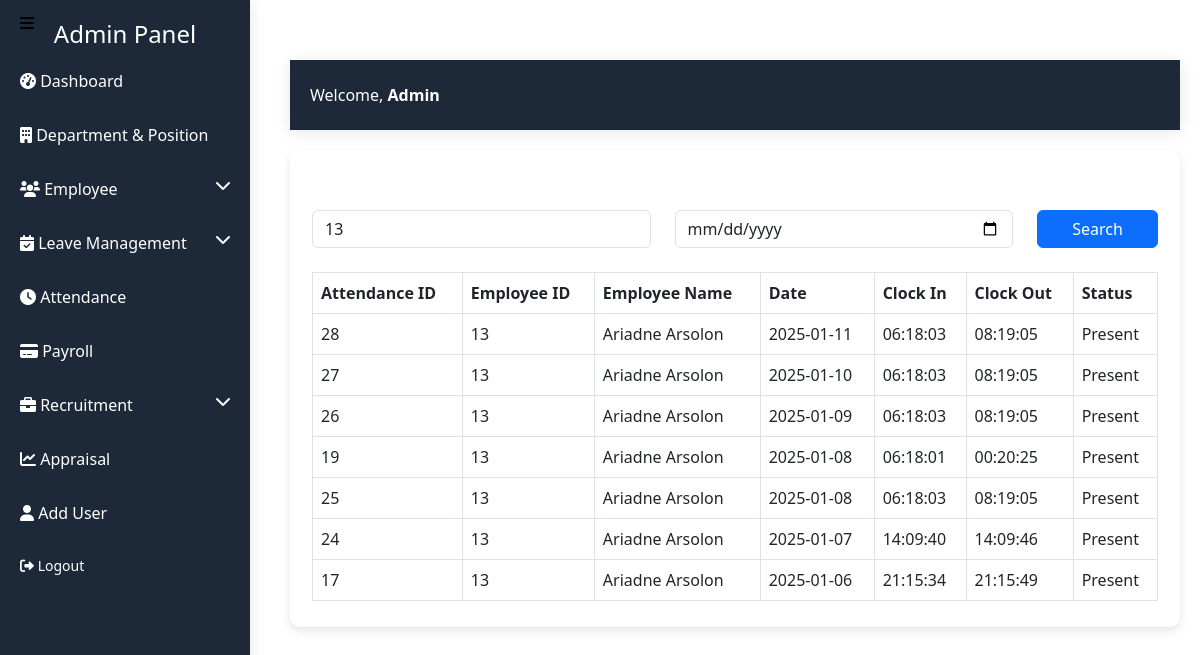
Screenshot of /admin_dashboard/attendance.php?EmployeeID=13 with the database file from the repository.
### tables this page shows
CREATE TABLE `attendance` (
  `AttendanceID` int(11) NOT NULL,
  `EmployeeID` int(11) UNSIGNED NOT NULL,
  `Date` date NOT NULL,
  `ClockIn` time DEFAULT NULL,
  `ClockOut` time DEFAULT NULL,
  `Status` enum('Present','Absent','On Leave') NOT NULL
);

CREATE TABLE `employees` (
  `EmployeeID` int(11) UNSIGNED NOT NULL,
  `FirstName` varchar(30) NOT NULL,
  `LastName` varchar(30) NOT NULL,
  `Gender` enum('Male','Female','Other') NOT NULL,
  `Email` varchar(255) NOT NULL,
  `Phone` varchar(15) DEFAULT NULL,
  `DOB` date NOT NULL,
  `Address` text NOT NULL,
  `DepartmentID` int(11) NOT NULL,
  `PositionID` int(11) NOT NULL,
  `Hire_Date` date NOT NULL,
  `Salary` decimal(10,2) DEFAULT NULL,
  `Attendance_Percentage` float DEFAULT NULL,
  `PerformanceRating` varchar(255) DEFAULT NULL,
  `Created_At` timestamp NULL DEFAULT current_timestamp(),
  `Updated_At` timestamp NULL DEFAULT current_timestamp() ON UPDATE current_timestamp(),
  `ProfileImage` varchar(255) DEFAULT NULL
);

### admin_dashboard/attendance.php (the view, shortened to what this page needs)
<?php
require_once '../config/config.php';
$searchEmployeeID = $_GET['EmployeeID'] ?? '';
$searchDate = $_GET['Date'] ?? '';
$sql = "SELECT a.AttendanceID, a.EmployeeID, e.FirstName, e.LastName, a.Date, a.ClockIn, a.ClockOut, a.Status
        FROM attendance a
        JOIN employees e ON a.EmployeeID = e.employeeId
        WHERE (:EmployeeID = '' OR a.EmployeeID = :EmployeeID)
        AND (:Date = '' OR a.Date = :Date)
        ORDER BY a.Date DESC";
$stmt = $conn->prepare($sql);
$stmt->execute([':EmployeeID' => $searchEmployeeID, ':Date' => $searchDate]);
$attendanceRecords = $stmt->fetchAll(PDO::FETCH_ASSOC);
?>
<!DOCTYPE html>
<html lang="en">
<head>
    <link href="https://cdn.jsdelivr.net/npm/bootstrap@5.3.0/dist/css/bootstrap.min.css" rel="stylesheet">
</head>
<body>
 <?php include(__DIR__ . '/include/sidebar.php'); ?>
<div class="content">
    <?php include(__DIR__ . '/include/header.php'); ?>
    <div class="main-content">
    <div class="container mt-1">
        <h2 class="text-center">Attendance Records</h2>
        <form class="row mb-4" method="GET" action="">
            <div class="col-md-5">
                <input type="text" class="form-control" name="EmployeeID" placeholder="Search by Employee ID" value="<?= htmlspecialchars($searchEmployeeID) ?>">
            </div>
            <div class="col-md-5">
                <input type="date" class="form-control" name="Date" value="<?= htmlspecialchars($searchDate) ?>">
            </div>
            <div class="col-md-2">
                <button type="submit" class="btn btn-primary w-100">Search</button>
            </div>
        </form>
        <table class="table table-bordered table-hover">
            <thead>
                <tr>
                    <th>Attendance ID</th>
                    <th>Employee ID</th>
                    <th>Employee Name</th>
                    <th>Date</th>
                    <th>Clock In</th>
                    <th>Clock Out</th>
                    <th>Status</th>
                </tr>
            </thead>
            <tbody>
                <?php if (count($attendanceRecords) > 0): ?>
                    <?php foreach ($attendanceRecords as $record): ?>
                        <tr>
                            <td><?= $record['AttendanceID'] ?></td>
                            <td><?= $record['EmployeeID'] ?></td>
                            <td><?= htmlspecialchars($record['FirstName']) . ' ' . htmlspecialchars($record['LastName']) ?></td>
                            <td><?= $record['Date'] ?></td>
                            <td><?= $record['ClockIn'] ?: 'Not clocked in' ?></td>
                            <td><?= $record['ClockOut'] ?: 'Not clocked out' ?></td>
                            <td><?= $record['Status'] ?></td>
                        </tr>
                    <?php endforeach; ?>
                <?php else: ?>
                    <tr>
                        <td colspan="7" class="text-center">No attendance records found.</td>
                    </tr>
                <?php endif; ?>
            </tbody>
        </table>
    </div>
    </div>
</body>
</html>

### admin_dashboard/attendance.php (style rules this page uses)
body { font-family: Arial, sans-serif; background-color: #f4f7fa; }
.content { margin-left: 270px; padding: 20px; }
.main-content { background: #fff; border-radius: 10px; padding: 10px; box-shadow: 0px 4px 10px rgba(0, 0, 0, 0.1); }

### admin_dashboard/include/sidebar.php (style rules this page uses)
.content { margin-left: 270px; padding: 20px; }
.text-center { color: #fff; }

### rows the page displays
attendance: AttendanceID "28", EmployeeID "13", EmployeeID.FirstName "Ariadne", EmployeeID.LastName "Arsolon", Date "2025-01-11", ClockIn "06:18:03", ClockOut "08:19:05", Status "Present"
attendance: AttendanceID "27", EmployeeID "13", EmployeeID.FirstName "Ariadne", EmployeeID.LastName "Arsolon", Date "2025-01-10", ClockIn "06:18:03", ClockOut "08:19:05", Status "Present"
attendance: AttendanceID "26", EmployeeID "13", EmployeeID.FirstName "Ariadne", EmployeeID.LastName "Arsolon", Date "2025-01-09", ClockIn "06:18:03", ClockOut "08:19:05", Status "Present"
attendance: AttendanceID "19", EmployeeID "13", EmployeeID.FirstName "Ariadne", EmployeeID.LastName "Arsolon", Date "2025-01-08", ClockIn "06:18:01", ClockOut "00:20:25", Status "Present"
attendance: AttendanceID "25", EmployeeID "13", EmployeeID.FirstName "Ariadne", EmployeeID.LastName "Arsolon", Date "2025-01-08", ClockIn "06:18:03", ClockOut "08:19:05", Status "Present"
attendance: AttendanceID "24", EmployeeID "13", EmployeeID.FirstName "Ariadne", EmployeeID.LastName "Arsolon", Date "2025-01-07", ClockIn "14:09:40", ClockOut "14:09:46", Status "Present"
attendance: AttendanceID "17", EmployeeID "13", EmployeeID.FirstName "Ariadne", EmployeeID.LastName "Arsolon", Date "2025-01-06", ClockIn "21:15:34", ClockOut "21:15:49", Status "Present"
